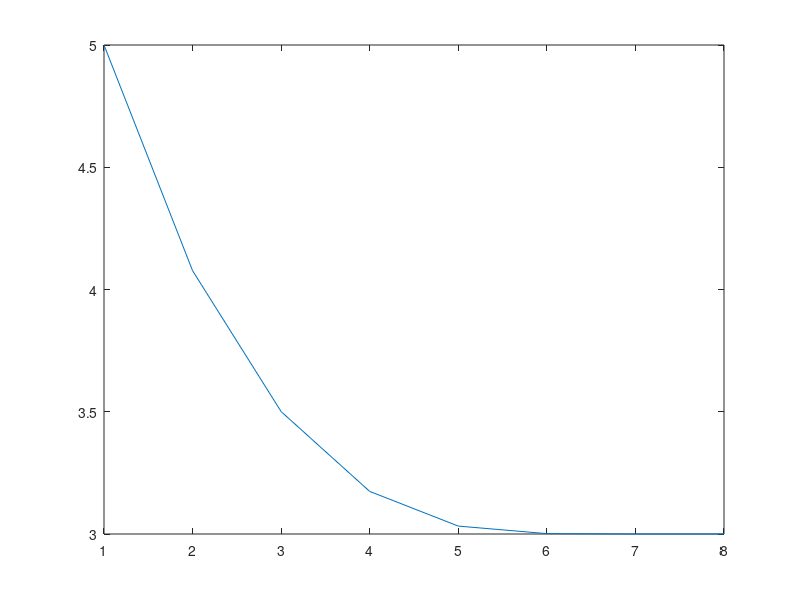

MATLAB code for this plot:
% Newton Raphson Method

f = @(x) x^3-6*x^2+11*x-6;
df = @(x) 3*x^2-12*x+11;
err = 1.0e-8;
x0 = input('Enter initial value');
x = x0;
xmat(1) = x;
i = 2;

while(abs(f(x))>err)
    temp = x;
    x = temp-(f(temp)/df(temp));
    disp(x);
    xmat(i) = x;
    i = i+1;
end

disp(xmat);
plot(xmat);